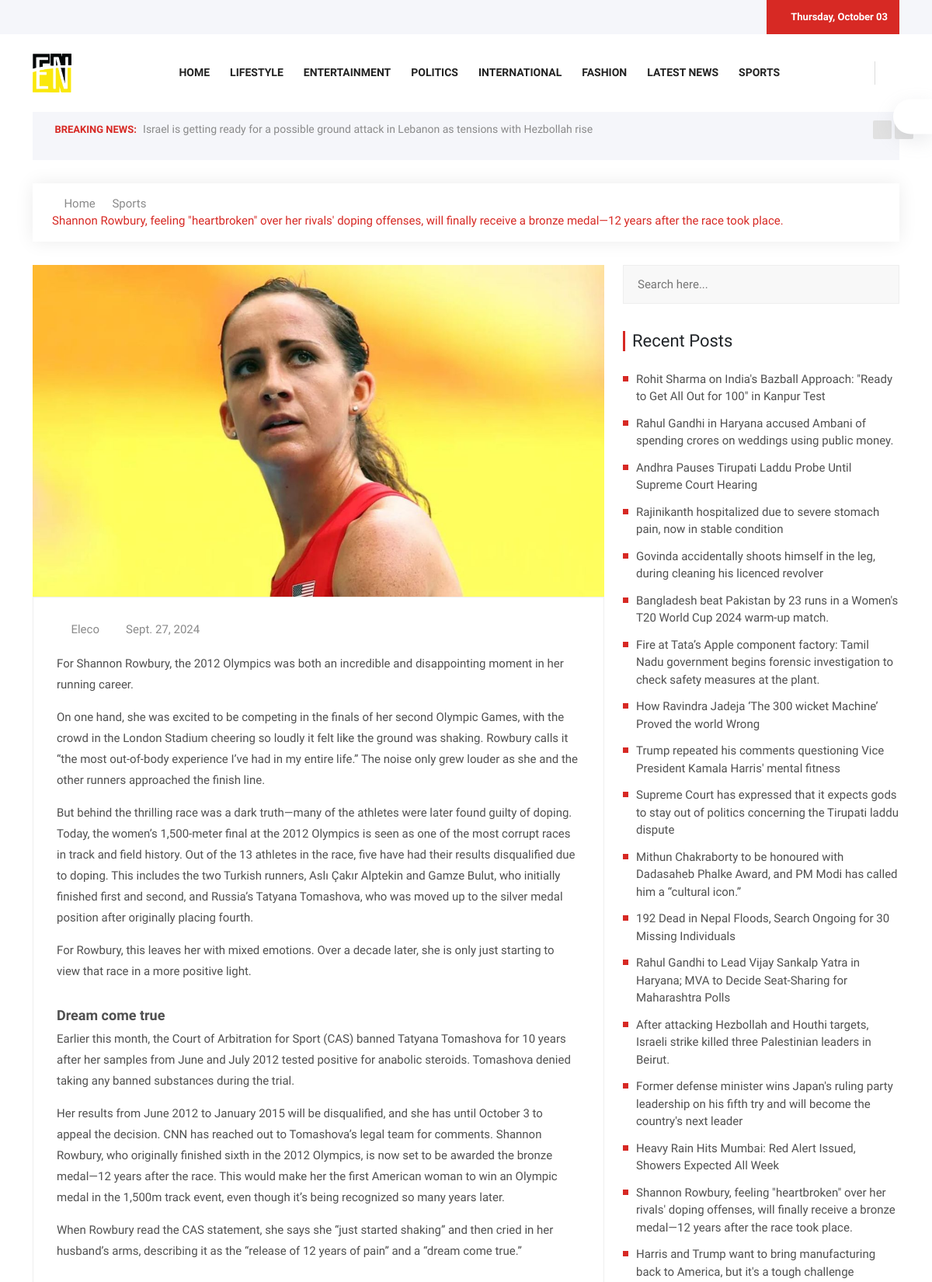
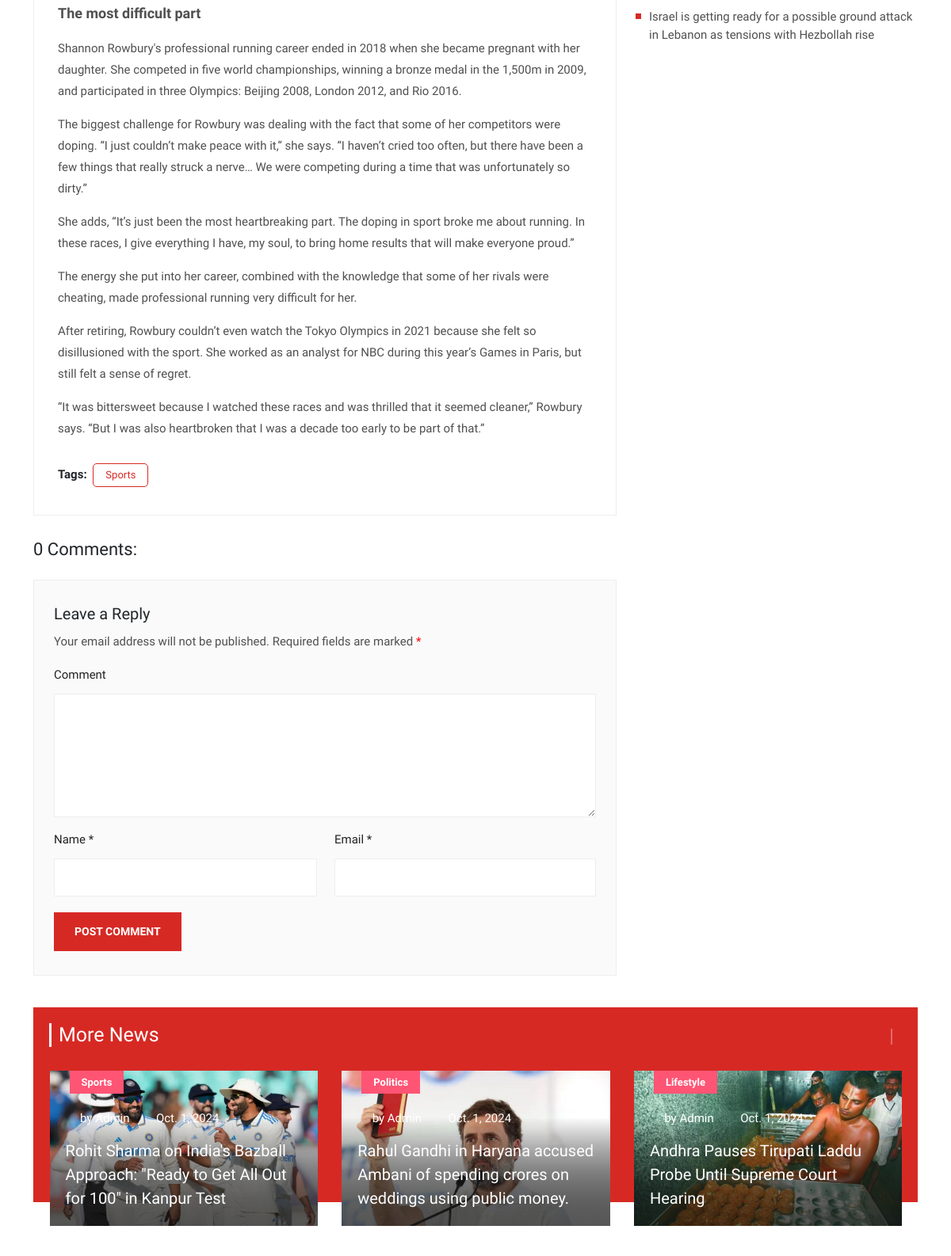
/sports/shannon-rowbury-bronze-medal-winning-after-12-years/ (upper part), run on the app's committed database (2 pictures, top to bottom).
### post/models.py (models this page shows, shortened)
class SocialMedia(models.Model):
    facebook = models.TextField(blank=True, null=True)
    twitter = models.TextField(blank=True, null=True)
    instagram = models.TextField(blank=True, null=True)
    gmail = models.TextField(blank=True, null=True)

class Category(models.Model):
    name = models.CharField(max_length=100)
    slug = models.SlugField(max_length=255, unique=True, blank=True, null=True)
    description = models.TextField(blank=True, null=True)
    is_top_three = models.BooleanField(default=False)
    sort_order = models.IntegerField(default=0)
    def get_absolute_url(self):
        return reverse('category_detail', args=[self.slug])

class Blog(models.Model):
    STATUS_CHOICES = (
        ('draft', 'Draft'),
        ('published', 'Published'),
        ('archived', 'Archived'),
    )
    title = models.CharField(max_length=255)
    author = models.ForeignKey(User, on_delete=models.CASCADE, related_name='blogs')
    content = RichTextField()
    created_at = models.DateTimeField(default=timezone.now)
    updated_at = models.DateTimeField(auto_now=True)
    is_featured = models.BooleanField(default=False)
    is_latest = models.BooleanField(default=False)
    is_trending = models.BooleanField(default=False)
    is_published = models.BooleanField(default=False)
    is_main_slider = models.BooleanField(default=False)
    is_popular = models.BooleanField(default=False)
    is_breaking = models.BooleanField(default=False)
    status = models.CharField(max_length=10, choices=STATUS_CHOICES, default='draft')
    category = models.ForeignKey(Category, on_delete=models.SET_NULL, null=True, blank=True, related_name='blogs')
    blog_image = models.ImageField(upload_to='blog_images/', blank=True, null=True)
    image_alt_text = models.CharField(max_length=255, blank=True, null=True)
    seo_title = models.CharField(max_length=255, blank=True, null=True)
    seo_description = models.CharField(max_length=160, blank=True, null=True)
    seo_keywords = models.CharField(max_length=255, blank=True, null=True)
    seo_slug = models.SlugField(max_length=255, unique=True)
    canonical_url = models.URLField(blank=True, null=True)

### post/views.py (the view)
# urls.py: path('<str:category_slug>/<str:blog_slug>/', views.blog_detail, name='blog_detail'),
def blog_detail(request, category_slug, blog_slug):
    category = get_object_or_404(Category, slug=category_slug)
    blog_post = get_object_or_404(Blog, seo_slug=blog_slug, category=category)
    more_news = Blog.objects.filter(status='published').order_by('-created_at')
    comments = Comment.objects.filter(blog=blog_post).order_by('-created_at')
    context = {
        'blog_post': blog_post,
        'category': category,
        'more_news':more_news,
        'comments':comments,
    }
    return render(request, 'blog_detail.html', context)

### blog/context_processors.py (called while the page is built)
def menu_links(request):
    allcat = Category.objects.all()
    return dict(allcat=allcat)

def top_three_cat(request):
    top_cat = Category.objects.filter(is_top_three=True)
    return dict(top_cat=top_cat)

def breaking_news(request):
    b_news = Blog.objects.filter(is_breaking=True)
    return dict(b_news=b_news)

def foot_post(request):
    foot_news = Blog.objects.filter(status='published').order_by('-created_at')[:3]
    return dict(foot_news=foot_news)

def more_news(request):
    more_news = Blog.objects.filter(status='published').order_by('-created_at')[:3]
    return dict(more_news=more_news)

def current_date(request):
    today_date = datetime.now().strftime("%A, %B %d")
    return dict(today_date=today_date)

def social_links(request):
    social_links = SocialMedia.objects.all()
    return dict(social_links=social_links)

def address(request):
    address = WebAddress.objects.all()
    return dict(address=address)

### templates/blog_detail.html (shortened to what this page needs)
{% extends "base.html" %}
{% load static %}
{% block body %}
{% include "header.html" %}
        <section class="news-details-area pb-40">
            <div class="container">
                <ul class="breadcrumb">
                    <li><a href="/"><i class="icofont-home"></i> Home</a></li>
                    <li><i class="icofont-rounded-right"></i></li>
                    <li><a href="{% url 'category_detail' category.slug %}">{{category.name}}</a></li>
                    <li><i class="icofont-rounded-right"></i></li>
                    <li>{{blog_post.title}}</li>
                </ul>
                <div class="row">
                    <div class="col-lg-8 col-md-12">
                        <div class="news-details">
                            <div class="article-img">
                                <img src="{{blog_post.blog_image.url}}" alt="image">
                            </div>
                            <div class="article-content">
                                <ul class="entry-meta">
                                    <li><i class="icofont-user"></i> <a href="">Eleco</a></li>
                                    <li><i class="icofont-calendar"></i> {{blog_post.created_at|date}}</li>
                                </ul>
                                <p>{{blog_post.content|safe}}<p>
                                <ul class="category">
                                    <li><span>Tags:</span></li>
                                    <li><a href="{% url 'category_detail' category.slug %}">{{category.name}}</a></li>
                                </ul>
                            </div>
                        </div>
                        <div class="comments-area">
                            <h3 class="comments-title">{{ comments.count }} Comments:</h3>
                            <div class="comment-respond">
                                <h3 class="comment-reply-title">Leave a Reply</h3>
                                <form class="comment-form" id="comment-form" method="post" action="{% url 'post_comment' category.slug blog_post.seo_slug %}">
                                    <p class="comment-notes">
                                        <span id="email-notes">Your email address will not be published.</span>
                                        Required fields are marked <span class="required">*</span>
                                    </p>
                                    <p class="comment-form-comment">
                                        <label for="comment">Comment</label>
                                        <textarea name="content" id="comment" cols="45" rows="5" maxlength="65525" required="required"></textarea>
                                    </p>
                                    <p class="comment-form-author">
                                        <label for="name">Name <span class="required">*</span></label>
                                        <input type="text" id="name" name="name" required="required">
                                    </p>
                                    <p class="comment-form-email">
                                        <label for="email">Email <span class="required">*</span></label>
                                        <input type="email" id="email" name="email" required="required">
                                    </p>
                                    <p class="form-submit">
                                        <input type="submit" name="submit" id="submit" class="submit" value="Post Comment">
                                    </p>
                                </form>
                            </div>
                        </div>
                    </div>
                    <div class="col-lg-4 col-md-12">
                        <aside class="widget-area" id="secondary">
                            <section class="widget widget_search">
                                <form class="search-form" id="searchForm">
                                    <label>
                                        <input type="search" name="q" class="search-field" placeholder="Search here..." id="searchInput">
                                    </label>
                                </form>
                            </section>
                                <section class="widget widget_recent_entries">
                                    <h3 class="widget-title">Recent Posts</h3>
                                    <ul id="search-results">
                                        {% for i in more_news %}
                                        <li><a href="{% url 'blog_detail' i.category.slug i.seo_slug %}">{{i.title}}</a></li>
                                        {% endfor %}
                                    </ul>
                                </section>
                        </aside>
                    </div>
                </div>
            </div>
        </section>
{% include "more_news.html" %}
{% endblock body %}

### templates/base.html (shortened to what this page needs)
{% load static %}
<!DOCTYPE html>
<html lang="zxx">
<head>
        <link rel="stylesheet" href="{% static "css/bootstrap.min.css" %}"/>
        <link rel="stylesheet" href="{% static "css/animate.min.css" %}"/>
        <link rel="stylesheet" href="{% static "css/icofont.min.css" %}"/>
        <link rel="stylesheet" href="{% static "css/meanmenu.css" %}"/>
        <link rel="stylesheet" href="{% static "css/owl.carousel.min.css" %}"/>
        <link rel="stylesheet" href="{% static "css/magnific-popup.min.css" %}"/>
        <link rel="stylesheet" href="{% static "css/style.css" %}"/>
        <link rel="stylesheet" href="{% static "css/dark.css" %}"/>
        <link rel="stylesheet" href="{% static "css/responsive.css" %}"/>
    </head>
    <body>
        {% block body %}
        {% endblock body %}
    </body>
</html>

### templates/header.html (shortened to what this page needs)
{% load static %}
<header class="header-area">
    <div class="top-header">
        <div class="container">
            <div class="row align-items-center">
                <div class="col-lg-6 col-md-4 text-end">
                    {% for i in social_links %}
                    <ul class="top-social">
                        <li>
                            <a href="{{i.facebook}}" target="_blank"><i class="icofont-facebook"></i></a>
                        </li>
                        <li>
                            <a href="{{i.twitter}}" target="_blank"><i class="icofont-twitter"></i></a>
                        </li>
                        <li>
                            <a href="{{i.instagram}}" target="_blank"><i class="icofont-instagram"></i></a>
                        </li>
                    </ul>
                    {% endfor %}
                    <div class="header-date"><i class="icofont-clock-time"></i> {{today_date}}</div>
                </div>
            </div>
        </div>
    </div>
    <div class="navbar-area">
        <div class="sinmun-nav">
            <div class="container">
                <nav class="navbar navbar-expand-md navbar-light">
                    <a class="navbar-brand" href="/"><img src="{% static 'img/logon.png' %}" style="height:50px;" alt="logo" /></a>
                    <div class="collapse navbar-collapse mean-menu" id="navbarSupportedContent">
                        <ul class="navbar-nav">
                            <li class="nav-item">
                                <a href="/" class="nav-link {% if request.path == '/' %}active{% endif %}">Home</a>
                            </li>
                            {% for i in allcat %}
                            <li class="nav-item"><a href="{% url 'category_detail' i.slug %}" class="nav-link {% if request.path == i.get_absolute_url %}active{% endif %}">
                                {{ i.name }}
                            </a></li>
                            {% endfor %}
                        </ul>
                        <div class="others-options">
                            <div class="header-search d-inline-block">
                                <div class="nav-search">
                                    <div class="nav-search-button"><i class="icofont-ui-search"></i></div>
                                </div>
                            </div>
                        </div>
                    </div>
                </nav>
            </div>
        </div>
    </div>
    <div class="breaking-news">
        <div class="container">
            <div class="breaking-news-content clearfix">
                <h6 class="breaking-title"><i class="icofont-flash"></i> Breaking News:</h6>
                <div class="breaking-news-slides owl-carousel owl-theme">
                    {% for i in b_news %}
                    <div class="single-breaking-news">
                        <p><a href="{% url 'blog_detail' i.category.slug i.seo_slug %}">{{i.title}}</a></p>
                    </div>
                    {% endfor %}
                </div>
            </div>
        </div>
    </div>
</header>

### templates/more_news.html
{% load static %}
<section class="more-news-area">
    <div class="container">
        <div class="more-news-inner">
            <div class="section-title"><h2>More News</h2></div>
            <div class="row">
                <div class="more-news-slides owl-carousel owl-theme">
                    {% for i in more_news %}
                    <div class="col-lg-12 col-md-12">
                        <div class="single-more-news">
                            <img src="{{i.blog_image.url}}" alt="image" />
                            <div class="news-content">
                                <ul>
                                    <li><i class="icofont-user-suited"></i> by <a href="">Admin</a></li>
                                    <li><i class="icofont-calendar"></i>{{i.created_at|date}}</li>
                                </ul>
                                <h3><a href="{% url 'blog_detail' i.category.slug i.seo_slug %}">{{i.title}}</a></h3>
                            </div>
                            <div class="tags bg-2"><a href="{% url 'category_detail' i.category.slug %}">{{i.category.name}}</a></div>
                        </div>
                    </div>
                    {% endfor %}
                </div>
            </div>
        </div>
    </div>
</section>

### templates/footer.html (shortened to what this page needs)
{% load static %}

### data on the page
Category: name "LIFESTYLE"
Category: name "ENTERTAINMENT"
Category: name "POLITICS"
Category: name "INTERNATIONAL"
Category: name "FASHION"
Category: name "LATEST NEWS"
Category: name "SPORTS", name "Sports"
Blog: title "Israel is getting ready for a possible ground attack in Lebanon as tensions with Hezbollah rise"
Blog: title "Shannon Rowbury, feeling \"heartbroken\" over her rivals' doping offenses, will finally receive a bronze medal—12 years after the race took place.", blog_image (picture), created_at "Sept. 27, 2024", content "For Shannon Rowbury, the 2012 Olympics was both an incredible and disappointing moment in her running career. On one hand, she was excited to be competing in the finals of her second Olympic Games, with the crowd in the London Stadium cheering so loudly it felt like the ground was shaking. Rowbury calls it “the most out-of-body experience I’ve had in my entire life.” The noise only grew louder as she and the other runners approached the finish line. But behind the thrilling race was a dark truth—many of the athletes were later found guilty of doping. Today, the women’s 1,500-meter final at the 2012 Olympics is seen as one of the most corrupt races in track and field history. Out of the 13…"
Blog: title "Rohit Sharma on India's Bazball Approach: \"Ready to Get All Out for 100\" in Kanpur Test", blog_image (picture), created_at "Oct. 1, 2024", category.name "Sports"
Blog: title "Rahul Gandhi in Haryana accused Ambani of spending crores on weddings using public money.", blog_image (picture), created_at "Oct. 1, 2024", category.name "Politics"
Blog: title "Andhra Pauses Tirupati Laddu Probe Until Supreme Court Hearing", blog_image (picture), created_at "Oct. 1, 2024", category.name "Lifestyle"
Blog: title "Rajinikanth hospitalized due to severe stomach pain, now in stable condition"
Blog: title "Govinda accidentally shoots himself in the leg, during cleaning his licenced revolver"
Blog: title "Bangladesh beat Pakistan by 23 runs in a Women's T20 World Cup 2024 warm-up match."
Blog: title "Fire at Tata’s Apple component factory: Tamil Nadu government begins forensic investigation to check safety measures at the plant."
Blog: title "How Ravindra Jadeja ‘The 300 wicket Machine’ Proved the world Wrong"
Blog: title "Trump repeated his comments questioning Vice President Kamala Harris' mental fitness"
Blog: title "Supreme Court has expressed that it expects gods to stay out of politics concerning the Tirupati laddu dispute"
Blog: title "Mithun Chakraborty to be honoured with Dadasaheb Phalke Award, and PM Modi has called him a “cultural icon.”"
Blog: title "192 Dead in Nepal Floods, Search Ongoing for 30 Missing Individuals"
Blog: title "Rahul Gandhi to Lead Vijay Sankalp Yatra in Haryana; MVA to Decide Seat-Sharing for Maharashtra Polls"
Blog: title "After attacking Hezbollah and Houthi targets, Israeli strike killed three Palestinian leaders in Beirut."
Blog: title "Former defense minister wins Japan's ruling party leadership on his fifth try and will become the country's next leader"
Blog: title "Heavy Rain Hits Mumbai: Red Alert Issued, Showers Expected All Week"
Blog: title "Harris and Trump want to bring manufacturing back to America, but it's a tough challenge"

### other printed values
{{ comments.count }} "0"
